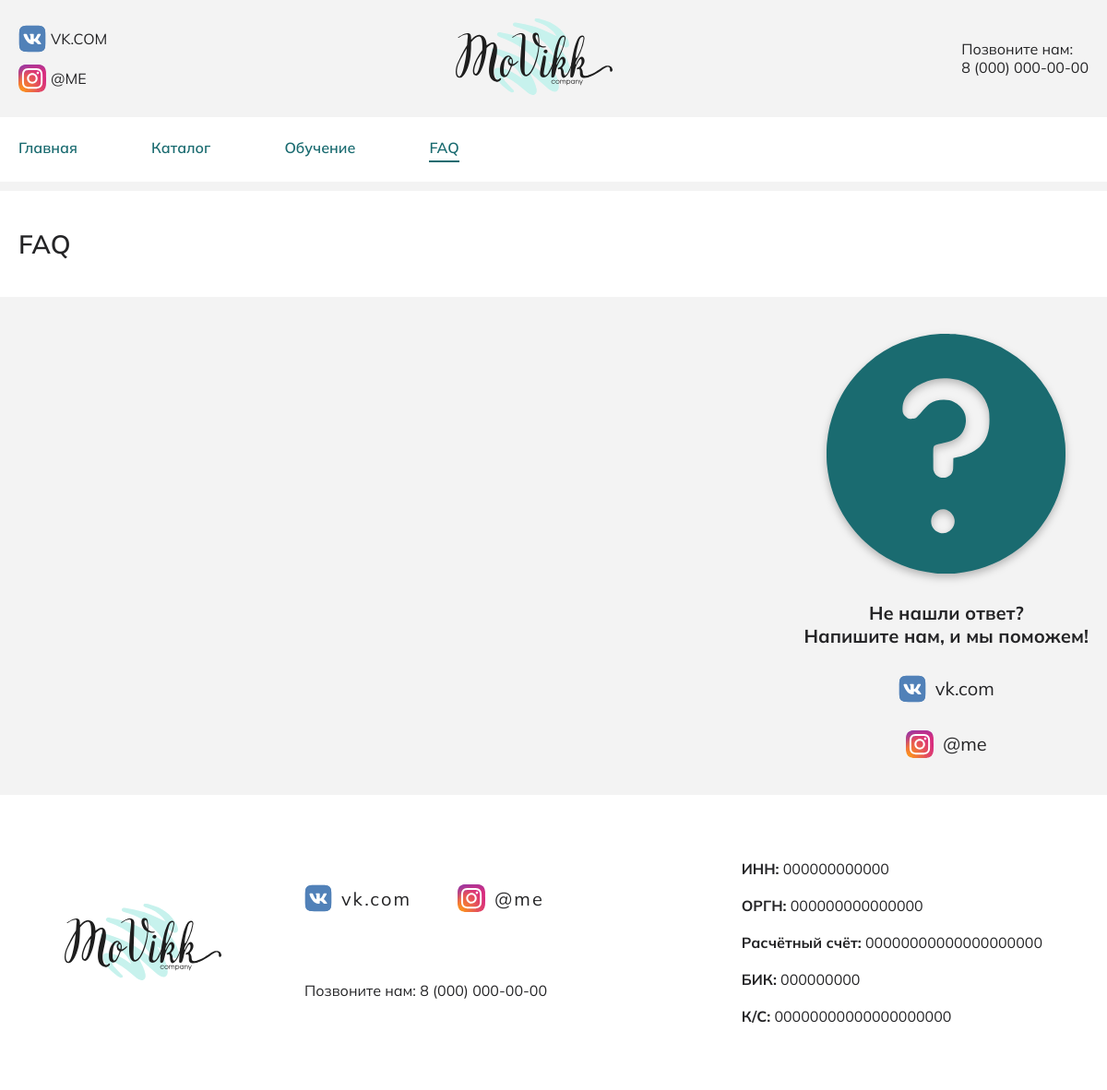
The app's page /faq.php with its own data.
### tables this page shows
CREATE TABLE `socials` (
  `id` int UNSIGNED NOT NULL,
  `title` varchar(100) NOT NULL COMMENT 'отображаемый текст',
  `name` varchar(30) NOT NULL COMMENT 'название',
  `href` varchar(255) NOT NULL COMMENT 'ссылка',
  `shortKey` varchar(30) NOT NULL COMMENT 'ключ для тегов',
  `isPhoneNumber` tinyint(1) NOT NULL DEFAULT '0' COMMENT 'является ли номером телефона'
);

CREATE TABLE `company` (
  `name` varchar(100) NOT NULL COMMENT 'название компании',
  `phone` varchar(12) NOT NULL COMMENT 'контактный номер телефона',
  `inn` varchar(100) NOT NULL COMMENT 'ИНН',
  `ogrn` varchar(100) NOT NULL COMMENT 'ОГРН',
  `pay_acc` varchar(100) NOT NULL COMMENT 'номер счёта',
  `bik` varchar(100) NOT NULL COMMENT 'БИК',
  `ks` varchar(100) NOT NULL COMMENT 'КС',
  `timezone` varchar(255) NOT NULL COMMENT 'основная временная зона',
  `place` varchar(255) DEFAULT NULL COMMENT 'адрес'
);

CREATE TABLE `pages` (
  `id` int UNSIGNED NOT NULL,
  `fileName` varchar(255) NOT NULL COMMENT 'название файла',
  `title` varchar(255) NOT NULL COMMENT 'название страницы',
  `description` varchar(255) DEFAULT NULL COMMENT 'описание страницы',
  `isUniqueDescription` tinyint(1) NOT NULL DEFAULT '0',
  `isMenuPage` tinyint(1) NOT NULL DEFAULT '0' COMMENT 'заносить ли страницу в меню',
  `keywords` varchar(255) DEFAULT NULL COMMENT 'ключевые слова страницы'
);

### includes/autoload.php (called while the page is built, shortened)
<?php
function classAutoloader($className) {
    $path = get_include_path() == '.' ? './' : get_include_path();
    $path .= 'classes/';
    $extension = '.php';
    $fullPath = $path.$className.$extension;
}

### classes/User.php (called while the page is built, shortened)
<?php
class User {
    protected bool $isGuest = true;
    public function isGuest() {
        return $this->isGuest;
    }
}

### classes/Company.php (called while the page is built, shortened)
<?php
class Company {
    private string $mainTable = "company";
    function __construct(PDO $conn = null) {
        if (isset($conn)) {
            $company = $conn->prepare("SELECT * FROM `{$this->mainTable}`");
            $company->execute();
            $company = $company->fetch(PDO::FETCH_ASSOC);
            if (isset($company) && !empty($company)) {
                $this->name = trim($company['name']);
                $this->phone = trim($company['phone']);
                $this->phone_format = sprintf(
                    "%s (%s) %s-%s-%s",
                    (int) ((substr($this->phone, 1, 1)) + 1),
                    substr($this->phone, 2, 3),
                    substr($this->phone, 5, 3),
                    substr($this->phone, 8, 2),
                    substr($this->phone, 10)
                );
                $this->info = [
                    'ИНН' => trim($company['inn']),
                    'ОРГН' => trim($company['ogrn']),
                    'Расчётный счёт' => trim($company['pay_acc']),
                    'БИК' => trim($company['bik']),
                    'К/С' => trim($company['ks']),
                ];
            }
            $socials = $conn->prepare("SELECT * FROM `socials`");
            $socials->execute();
            $socials = $socials->fetchAll(PDO::FETCH_ASSOC);
        }
    }
}

### faq.php (the view, shortened to what this page needs)
<?php
require_once('includes/autoload.php');
$_PAGE = new Page($conn);
$_COMPANY = new Company($conn);
$_USER = new User($conn);
?>
<!DOCTYPE html>
<html lang="ru">
<head>
    <?=$_PAGE->GetHead($_USER->isGuest())?>
    <link rel="stylesheet" href="/assets/common/css/faq.css">
</head>
<body>
    <?php include_once('includes/header.php')?>
    <div class="page__title">
        <h1 class="container"><?=$_PAGE->title?></h1>
    </div>
    <main>
        <section class="m-0">
            <div class="container">
                <div class="w-100 d-flex justify-content-between flex-wrap" style="gap:40px;">
                    <div class="questions">
                    </div>
                    <div class="quest-icon">
                        <strong>Не нашли ответ?<br>Напишите нам, и мы поможем!</strong>
                        <a class="d-flex justify-content-center align-items-center flex-wrap" style="gap:10px;" target="_blank" href="<?=$_COMPANY->socials['vk']['href']?>">
                            <img class="social-icon" src="/assets/icons/social-vk.svg" alt="ВКонтакте">
                            <?=$_COMPANY->socials['vk']['title']?>
                        </a>
                        <a class="d-flex justify-content-center align-items-center flex-wrap" style="gap:10px;" target="_blank" href="<?=$_COMPANY->socials['instagram']['href']?>">
                            <img class="social-icon" src="/assets/icons/social-instagram.svg" alt="Инстаграм">
                            <?=$_COMPANY->socials['instagram']['title']?>
                        </a>
                    </div>
                </div>
            </div>
        </section>
    </main>
    <?php include_once('includes/footer.php')?>
</body>
</html>

### classes/Page.php (shortened to what this page needs)
<?php
class Page {
    public string $title;
    private string $mainTable = 'pages';
    public function __construct(PDO $conn = null) {
        $this->current = substr(str_replace('.php','',$_SERVER['PHP_SELF']), 1);
        if (isset($conn)) {
            $pages = $conn->prepare("SELECT * FROM `{$this->mainTable}`");
            $pages->execute();
            $pages = $pages->fetchAll(PDO::FETCH_ASSOC);
            $this->all = $pages;
            $page = $conn->prepare("SELECT * FROM `{$this->mainTable}` WHERE `fileName` = :page");
            $page->execute(['page' => $this->current]);
            $page = $page->fetch(PDO::FETCH_ASSOC);
            if (isset($page) && !empty($page)) {
                if (isset($page['title']) &&
                    !empty($page['title'])) {
                    $this->title = trim($page['title']);
                }
            }
        }
    }
    public function GetHead(bool $isGuest, string $title = null, string $description = null, string $keywords = null, array $pages = []) {
        $response =
            '<meta charset="UTF-8">'.
            '<meta http-equiv="X-UA-Compatible" content="IE=edge">'.
            '<meta name="viewport" content="width=device-width, initial-scale=1.0">'.
            '<link rel="apple-touch-icon" sizes="180x180" href="/apple-touch-icon.png">'.
            '<link rel="icon" type="image/png" sizes="32x32" href="/favicon-32x32.png">'.
            '<link rel="icon" type="image/png" sizes="16x16" href="/favicon-16x16.png">'.
            '<link rel="stylesheet" href="/assets/common/css/theme-settings.css">'.
            '<link rel="stylesheet" href="/assets/common/css/loaders.css">'.
            '<link rel="stylesheet" href="/assets/common/css/main.css">'.
            '<script defer src="/assets/libs/jquery/js/jquery.min.js"></script>'.
            '<script defer src="/assets/libs/clipboard/js/clipboard.min.js"></script>'.
            '<script defer src="/assets/common/js/Message.js"></script>'.
            '<script defer src="/assets/common/js/main.js"></script>';
        $currentPageNumber = 0;
        if (isset($title) && !empty($title)) {
            if ($currentPageNumber > 1) {
                $response .= '<title>'.$title." - страница ".$pages['currentPageNumber'].'</title>';
            } else {
                $response .= '<title>'.$title.'</title>';
            }
        } else {
            if (isset($this->title) && !empty($this->title)) {
                if ($currentPageNumber > 1) {
                    $response .= '<title>'.$this->title." - страница ".$pages['currentPageNumber'].'</title>';
                } else {
                    $response .= '<title>'.$this->title.'</title>';
                }
            }
        }
        return $response;
    }
}

### includes/header.php (shortened to what this page needs)
<header class="container">
    <div class="header__wrapper">
        <div class="header__social">
            <a target="_blank" href="<?=$_COMPANY->socials['vk']['href']?>" class="text-uppercase d-flex align-items-center" title="<?=$_COMPANY->socials['vk']['name']?>">
                <img class="social-icon" src="/assets/icons/social-vk.svg" alt="ВКонтакте">
                <span><?=$_COMPANY->socials['vk']['title']?></span>
            </a>
            <a target="_blank" href="<?=$_COMPANY->socials['instagram']['href']?>" class="text-uppercase d-flex align-items-center" title="<?=$_COMPANY->socials['instagram']['name']?>">
            <img class="social-icon" src="/assets/icons/social-instagram.svg" alt="Инстаграм">
                <span><?=$_COMPANY->socials['instagram']['title']?></span>
            </a>
        </div>
        <a href="/" class="text-uppercase" title="<?=$_COMPANY->name?>">
            <img src="/assets/icons/logo.svg" alt="<?=$_COMPANY->name?>" class="logo">
        </a>
        <div class="header__social justify-content-center">
            <span>Позвоните нам:</span>
            <a href="tel:<?=$_COMPANY->phone?>"><?=$_COMPANY->phone_format?></a>
        </div>
    </div>
</header>
<nav class="header-nav">
    <div class="container header-nav-main">
        <div class="header-nav__pages">
            <?php foreach($_PAGE->all as $key => $page):?>
                <?php if($page['isMenuPage']):
                    if ($page['fileName'] === 'index') {
                        $page['fileName'] = '';
                        $page['title'] = 'Главная';
                    }
                    ?>
                    <div class="item<?=$page['fileName'] === $_PAGE->current ? ' open' : null?>">
                        <a href="/<?=$page['fileName']?>"><?=$page['title']?></a>
                    </div>
                <?php endif;?>
            <?php endforeach;?>
        </div>
    </div>
</nav>

### includes/footer.php (shortened to what this page needs)
<footer>
    <div class="container">
        <div class="footer__left">
            <a href="/" class="footer__logo">
                <img src="/assets/icons/logo.svg" class="logo" alt="<?=$_COMPANY->name?>">
            </a>
            <div class="footer__data">
                <div class="social">
                    <a class="d-flex justify-content-center align-items-center flex-wrap" style="gap:10px;" target="_blank" href="<?=$_COMPANY->socials['vk']['href']?>" title="<?=$_COMPANY->socials['vk']['name']?>">
                        <img class="social-icon" src="/assets/icons/social-vk.svg" alt="ВКонтакте">
                        <span><?=$_COMPANY->socials['vk']['title']?></span>
                    </a>
                    <a class="d-flex justify-content-center align-items-center flex-wrap" style="gap:10px;" target="_blank" href="<?=$_COMPANY->socials['instagram']['href']?>" title="<?=$_COMPANY->socials['instagram']['name']?>">
                        <img class="social-icon" src="/assets/icons/social-instagram.svg" alt="Инстаграм">
                        <span><?=$_COMPANY->socials['instagram']['title']?></span>
                    </a>
                </div>
                <div class="footer__callUs">
                    <span>Позвоните нам:</span>
                    <a href="tel:<?=$_COMPANY->phone?>"><?=$_COMPANY->phone_format?></a>
                </div>
            </div>
        </div>
        <ul class="company_data">
            <?php foreach($_COMPANY->info as $key => $value):?>
                <li>
                    <span class="fw-bold"><?=$key?>:</span>
                    <span><?=$value?></span>
                </li>
            <?php endforeach;?>
        </div>
</footer>

### assets/common/css/theme-settings.css (style rules this page uses)
:root { --main-font-size: 15px; --main-color: #242426; --main-background: #F3F3F3; --primary-color: #75C7CC; --primary-hover-color: #5c9fa3; --primary-active-color: #538183; --primary-color-light: #a1dbde; --primary-hover-color-light: #c8e9eb; --addition-color: #1A6B70; --addition-hover-color: #285e60; --addition-active-color: #194648; --secondary-color: #75b4cc; --secondary-hover-color: #6095aa; --secondary-active-color: #3f7083; --error-color: #931313; --error-hover-color: #a13a3a; --error-active-color: #741515; --error-color-light: #f30000; --error-hover-color-light: #e62727; --error-active-color-light: #b80000; --success-color: #0b841f; --success-hover-color: #2d8e35; --success-active-color: #156624; }

### assets/common/css/faq.css (style rules this page uses)
.questions { display: flex; flex-direction: column; gap: 40px; max-width: 900px; flex-grow: 1; }
.quest-icon { display: flex; flex-direction: column; align-items: center; gap: 30px; }
.quest-icon__img { height: 260px; -webkit-filter: drop-shadow(0px 4px 4px rgba(0, 0, 0, .25)); filter: drop-shadow(0px 4px 4px rgba(0, 0, 0, .25)); }
.quest-icon a, .quest-icon strong { text-align: center; font-size: 20px; }

### records on screen
socials: title "VK.COM", title "vk.com"
socials: title "@ME", title "@me"
company: phone "8 (000) 000-00-00", inn "000000000000", ogrn "000000000000000", bik "000000000"
pages: title "Главная"
pages: title "Каталог"
pages: title "Обучение"
pages: title "FAQ"

### other values on screen
$key "ИНН"
$key "ОРГН"
$key "Расчётный счёт"
$value "00000000000000000000"
$key "БИК"
$key "К/С"
